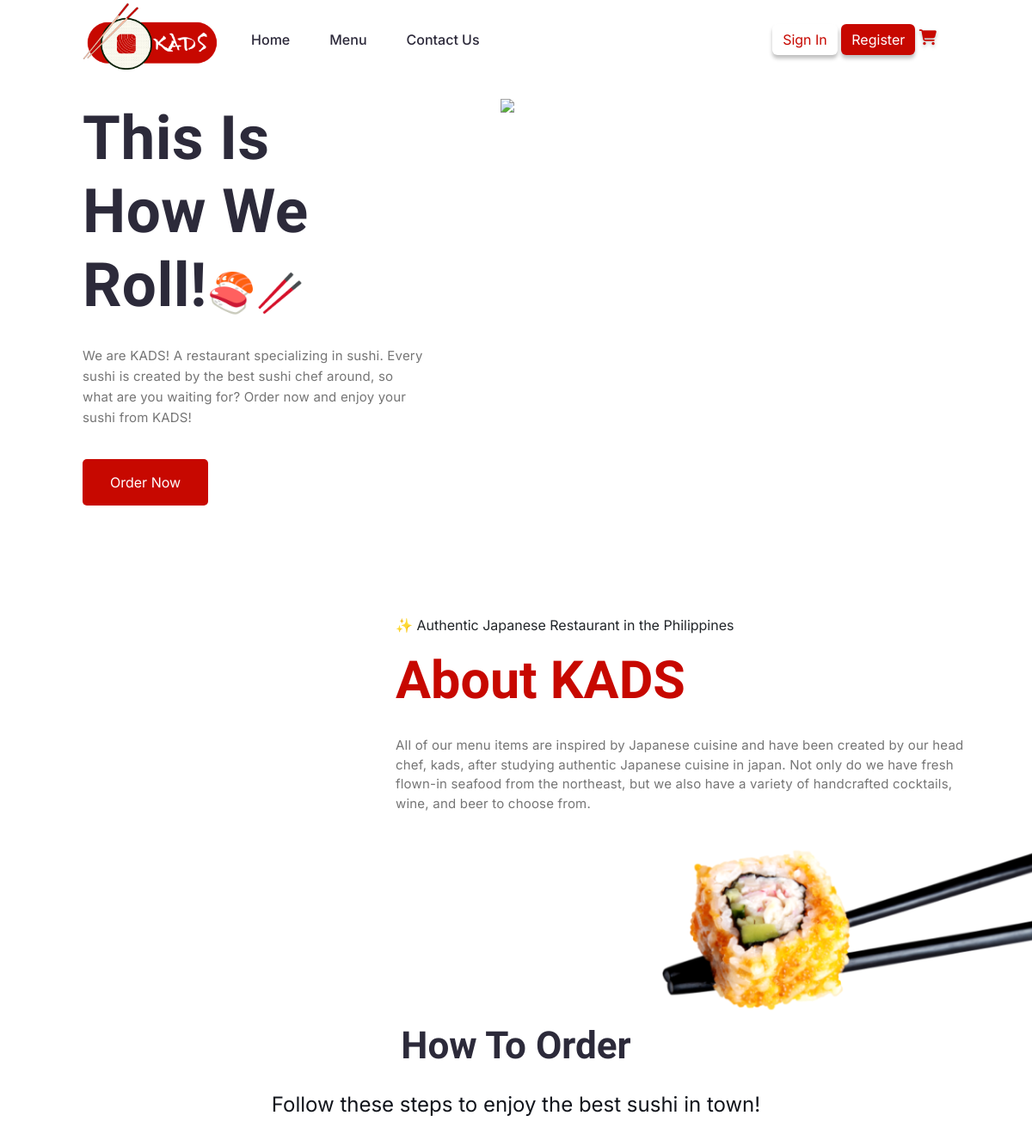
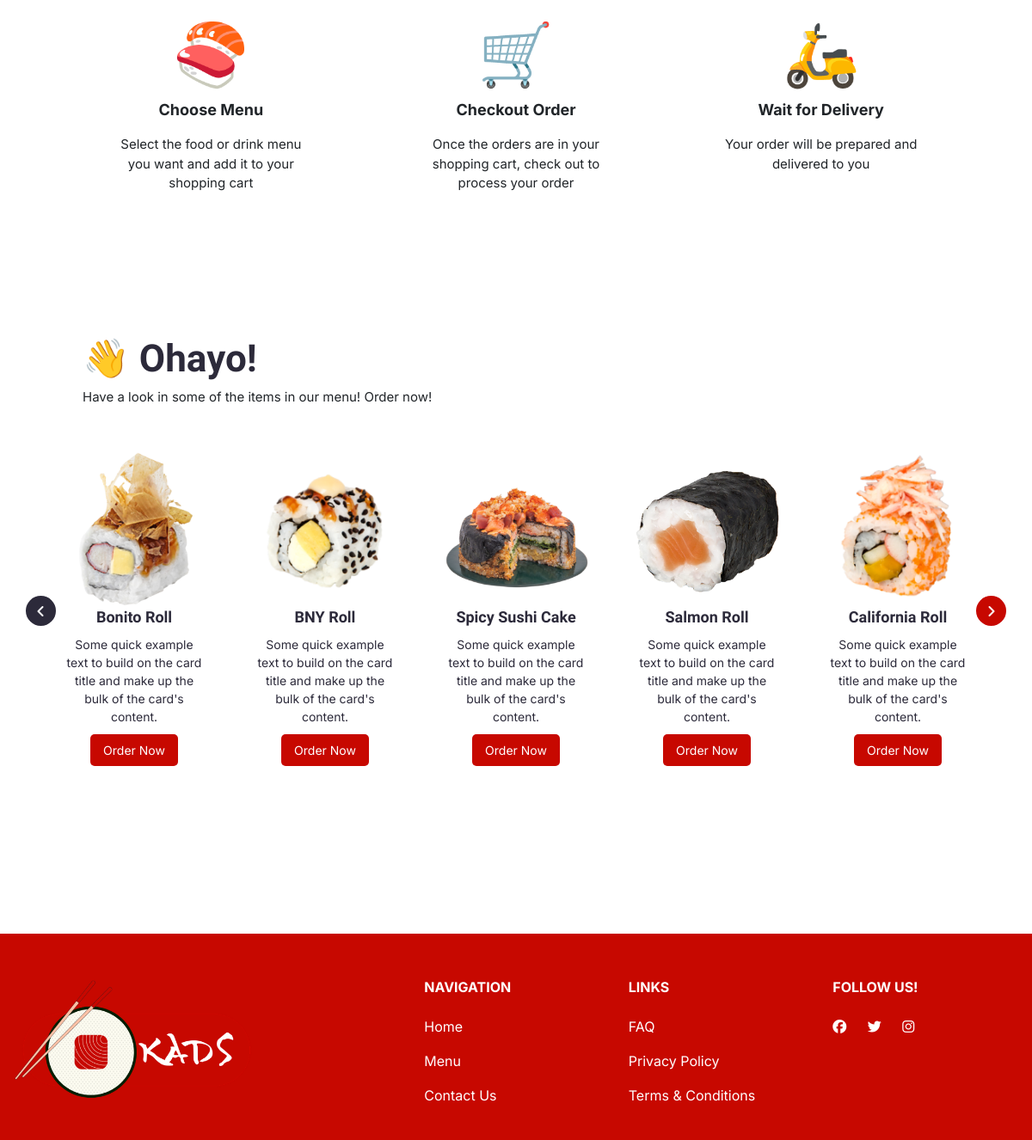
The page / on the database its author committed (2 pictures, top to bottom).
### tables this page shows
CREATE TABLE `products` (
  `p_id` int(11) NOT NULL,
  `image` varchar(400) DEFAULT NULL,
  `productName` varchar(255) DEFAULT NULL,
  `price` int(11) NOT NULL,
  `category` int(11) DEFAULT NULL
);

### index.php (the view, shortened to what this page needs)
<?php
if (isset($_SESSION["loggedin"]) && $_SESSION["loggedin"] === true && $_SESSION["role"] === 1) {
  header("location: admin/dashboard.php");
  exit;
} else {
  include "conn.php";
?>
<!doctype html>
<html lang="en" class="scroller">
  <head>
      <link href="https://cdn.jsdelivr.net/npm/bootstrap@5.2.3/dist/css/bootstrap.min.css" rel="stylesheet">
      <link rel="stylesheet" href="css/header-responsive.css" />
      <link rel="stylesheet" href="css/footer.css" />
      <link rel="stylesheet" href="CSS/index.css" />
  </head>
  <body>
    <div class="d-flex content-1">
      <div class="me-auto align-self-center ml-auto left1">
        <h1>This Is <br>How We <br>Roll!<span class="emoji1">&#x1F363&#x1F962</span></h1>
        <p class="text">
          We are KADS! A restaurant specializing in sushi. Every sushi is created by the best sushi chef around,
          so what are you waiting for? Order now and enjoy your sushi from KADS!
        </p>
        <div class="cta">
          <a href="menu.php" class="btn">Order Now</a>
        </div>
      </div>
      <div class="image1 w-75">
        <img src="images/kads_landing_pic.png"  class="landing_pic img-fluid">
      </div>
    </div>
    <div class="d-flex content-2">
      <div class="image2 w-50 d-none d-sm-none d-md-none d-lg-block">
      </div>
      <div class="ms-auto pt-100 right1 w-auto">
        <p class ="text2"> &#10024 Authentic Japanese Restaurant in the Philippines</p>
        <h2 class="about-kads">About KADS</h2>
        <p class="text1">
          All of our menu items are inspired by Japanese cuisine and have been created by our head chef, kads, after studying authentic Japanese cuisine in japan.
          Not only do we have fresh flown-in seafood from the northeast, but we also have a variety of handcrafted cocktails, wine, and beer to choose from.
        </p>
        <img src="images/sushi.png" alt="KADS" class="sushi_pic d-none d-sm-block" />
      </div>
    </div>
    <div class="content-3">
      <div class="d-flex justify-content-center text-center">
        <div class="p-2 text-center"><h2 class="howto text-center">How To Order</h2></div>
      </div>
      <div class="d-flex justify-content-center text-center">
        <div class="p-2 text-center"><p class="follow text-center">Follow these steps to enjoy the best sushi in town!</p></div>
      </div>
      <div class="row steps-group d-flex justify-content-center text-center">
        <div class="col step-item">
          <h1>&#127843</h1>
          <p class="menutext"><b>Choose Menu</p></b>
          <p class="menutext1">Select the food or drink menu you want and add it to your shopping cart</p>
        </div>
        <div class="col step-item">
          <h1>&#128722</h1>
          <p class="menutext"><b>Checkout Order</p></b>
          <p class="menutext1">Once the orders are in your shopping cart, check out to process your order</p>
        </div>
        <div class="col step-item">
          <h1>&#128757</h1>
          <p class="menutext"><b>Wait for Delivery</p></b>
          <p class="menutext1">Your order will be prepared and delivered to you</p>
        </div>
      </div>
    </div>
    <div class="content-4">
      <div class="d-flex justify-content-start">
        <div class="text-left ohayo-group">
          <h2 class="ohayo-title">&#128075; Ohayo!</h2>
          <p class="ohayo-text">
            Have a look in some of the items in our menu! Order now!
          </p>
        </div>
      </div>
      <?php
        $query = "SELECT product_id, SUM(quantity) as total_sold FROM user_orders GROUP BY product_id";
        $result = mysqli_query($conn, $query);
          $sales = array();
          while ($row = mysqli_fetch_assoc($result)) {
            $sales[$row['product_id']] = $row['total_sold'];
          }
          arsort($sales);
          $best_seller_ids = array_keys(array_slice($sales, 0, 5, true));
          $best_seller_products = array();
          foreach($best_seller_ids as $id) {
            $query = "SELECT * FROM products WHERE p_id = $id";
            $result = mysqli_query($conn, $query);
            $best_seller_products[] = mysqli_fetch_assoc($result);
          }
      ?>
      <div class="container" style="padding-bottom: 150px;">
        <div class="row">
          <div class="MultiCarousel" data-items="2,3,4,5" data-slide="1" id="MultiCarousel"  data-interval="1000">
            <div class="MultiCarousel-inner">
              <?php foreach($best_seller_products as $product) { ?>
              <div class="item">
                <div class="pad15">
                  <div class="card-img">
                    <img src="img/menu/<?php echo $product['image']; ?>" class="d-block w-100" alt="<?php echo $product['productName']; ?>">
                  </div>
                  <h5 class="card-title"><?php echo $product['productName']; ?></h5>
                  <p class="card-text">
                    Some quick example text to build on the card title and make up the bulk of the card's content.
                  </p>
                  <a href="menu.php"><button class="button card-btn">Order Now</button></a>
                </div>
              </div>
              <?php } ?>
          </div>
          <button class="btn btn-primary leftLst"><i class="fas fa-angle-left"></i></button>
          <button class="btn btn-primary rightLst"><i class="fas fa-angle-right"></i></button>
        </div>
      </div>
    </div>
  </body>
</html>
<?php } ?>

### css/header-responsive.css (style rules this page uses)
body { font-family: Inter; }
.navbar { z-index: 1000; font-family: Readex Pro; }
.navbar-content { padding: 0 8%; margin-bottom: -10px; margin-top: -10px; font-family: Readex Pro; position:sticky; }
.nav-item { padding: 0 15px; font-family: Readex Pro; }
.nav-link { color: #2C293A; font-weight: 500; font-family: Readex Pro; }
#sign-in { background-color: #ffffff; color: #C70800; border: #ffffff; box-shadow: 0px 4px 4px #00000040; }
#register { background-color: #C70800; color: #fff; border: #C70800; box-shadow: 0px 4px 4px #00000040; }
.fa-cart-shopping { font-size:18px; color: #C70800; filter: drop-shadow(0px 2px 2px #00000040); }
.btn-primary { color: white; }
a { text-decoration: none; font-family: Readex Pro; }

### css/footer.css (style rules this page uses)
html { scroll-behavior: smooth; }
.scroller { overflow-y: scroll; overflow-x: hidden; scrollbar-color: #C70800 #2C2A3A; scrollbar-width: thin; }
footer { background-color: #C70800; color: #fff !important; font-family: Inter; padding-top:5px; }
.fab { color: #fff !important; margin-right: 20px; }
a:link, a:visited, a:hover, a:active { text-decoration: none; font-family: Inter; }
h6 { font-family: Inter; }

### css/index.css (style rules this page uses)
:root { --primary: #C70800; --primary-dark: #8e0001; --secondary: #2C2A3A; --light: #E7E7E7; }
body { overflow-x: hidden; }
.left1 { margin-left: 8vw; }
.image1 { height: auto; width:auto; margin-right:calc(-150px + -11vw); margin-top:2vw; }
.image1 > img { max-height: 700px; min-height: 500px; min-width: 700px; }
h1 { color: var(--secondary); font-family: 'Readex Pro'; font-style: bold; font-weight: 780; font-size: calc(35px + 3vw); letter-spacing: .5px; }
.emoji1 { font-size: calc(15px + 2.5vw); }
.text { font-family: 'Inter'; font-style: normal; font-weight: 400; font-size: 15px; line-height: 24px; letter-spacing: 0.2px; color: #757575; padding: 20px 0; max-width: 400px; }
.cta .btn, .button1 { background-color: var(--primary); border: none; color: white; padding: 15px 32px; text-align: center; text-decoration: none; display: inline-block; font-size: 16px; text-transform: capitalize; transition: 0.3s; border-radius: 5px; cursor: pointer; }
.pt-100 { padding-top:100px; }
.image2 { height: auto; width:auto; margin-left:-5vw; }
.about-kads { font-size: calc(25px + 3vw); color: var(--primary); font-family: 'Readex Pro'; font-style: bold; font-weight: 780; }
.right1 { padding-right: 5vw; padding-left: 5vw; min-width: 60%; max-width: 800px; padding-bottom: 50px; }
.text1 { font-family: 'Inter'; font-style: normal; font-weight: 400; font-size: 15px; letter-spacing: 0.2px; color: #757575; padding: 20px 0; }
.sushi_pic { width: 450px; height: auto; position: absolute; right: 0; margin-top: -50px; margin-right: -20px; }
.content-3 { padding: 150px 0; }
.howto { font-size: calc(20px + 2vw); color: var(--secondary); font-family: 'Readex Pro'; font-style: bold; font-weight: 780; }
.follow { font-size: calc(12px + 1vw); color: #12151c; font-family: Inter; }
.steps-group { margin-top: 20px; padding: 0 80px; }
.step-item { margin: 0 50px; }
.menutext { font-size: 18px; }
.menutext1 { font-size: 15px; }
.ohayo-group { margin-left: 8vw; }
.ohayo-title { font-size: calc(20px + 2vw); color: var(--secondary); font-family: 'Readex Pro'; font-style: bold; font-weight: 780; }
.ohayo-text { font-size: 15px; }
.MultiCarousel { float: left; overflow: hidden; padding: 15px; width: 100%; position:relative; }
.MultiCarousel .MultiCarousel-inner { transition: 1s ease all; float: left; }
.MultiCarousel .MultiCarousel-inner .item { float: left; }
.MultiCarousel .MultiCarousel-inner .item > div { text-align: center; padding:10px; margin:10px; background:#fff; color:#666; }
.MultiCarousel .leftLst, .MultiCarousel .rightLst { position:absolute; border-radius:50%;top:calc(50% - 20px); border: none; background-color: var(--primary); }
.MultiCarousel .leftLst { left:0; width:35px; height:35px; text-align: center; }
.MultiCarousel .rightLst { right:0; width:35px; height:35px; text-align: center; }
.MultiCarousel .leftLst.over, .MultiCarousel .rightLst.over { pointer-events: none; background:var(--secondary); border: none; }
.card-title { font-family: "Readex Pro"; font-size: 18px; font-weight: 600; color: var(--secondary); }
.card-text { font-family: "Inter"; font-size: 14px; color: var(--secondary); margin: 10px; }
.card-btn { background-color: var(--primary); color: #fff; border-radius: 5px; font-family: Inter; font-size: 14px; border: none; padding: 8px 15px; margin-bottom: 10px; }

### rows shown on the page
products: image (picture), productName "Bonito Roll"
products: image (picture), productName "BNY Roll"
products: image (picture), productName "Spicy Sushi Cake"
products: image (picture), productName "Salmon Roll"
products: image (picture), productName "California Roll"
